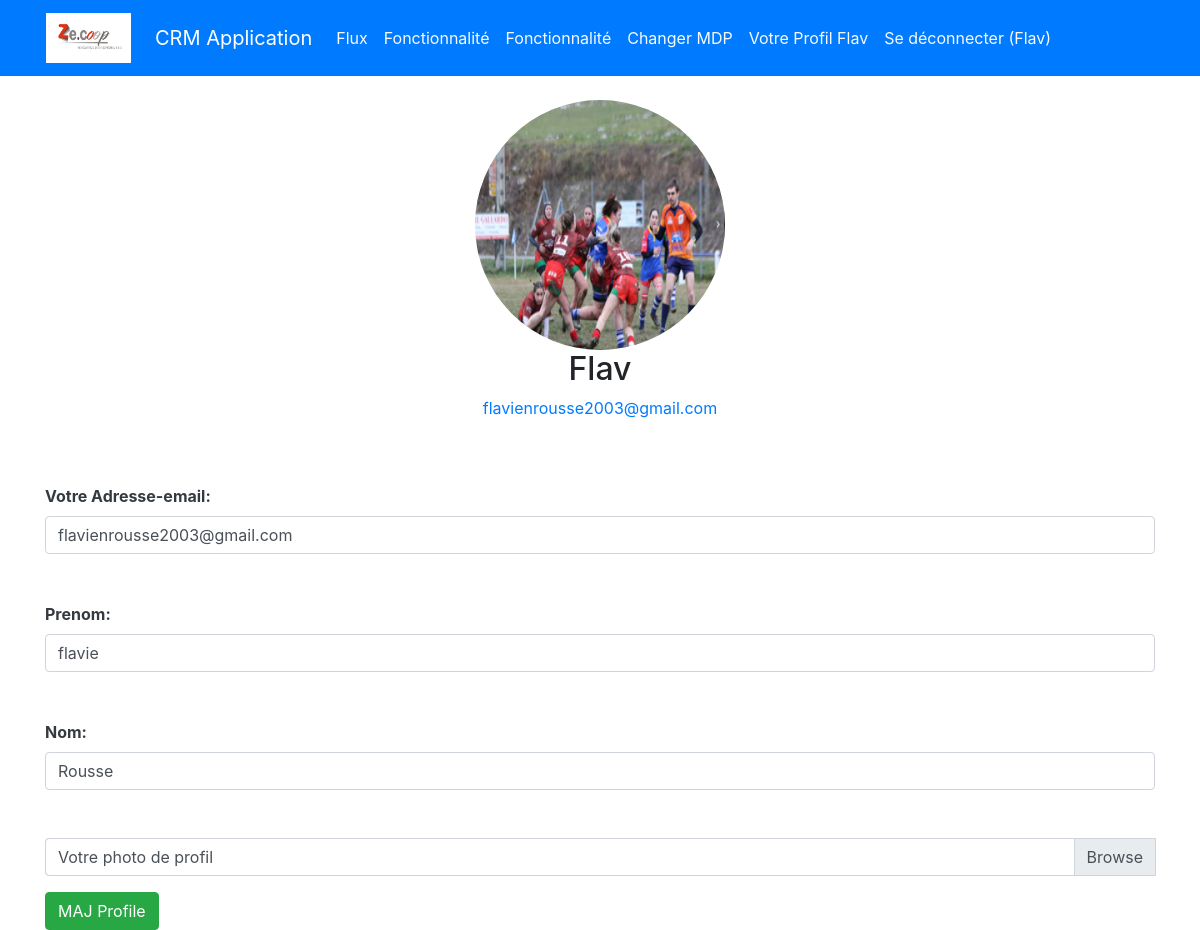
Page /profile/ (signed in) on the earlier database version.
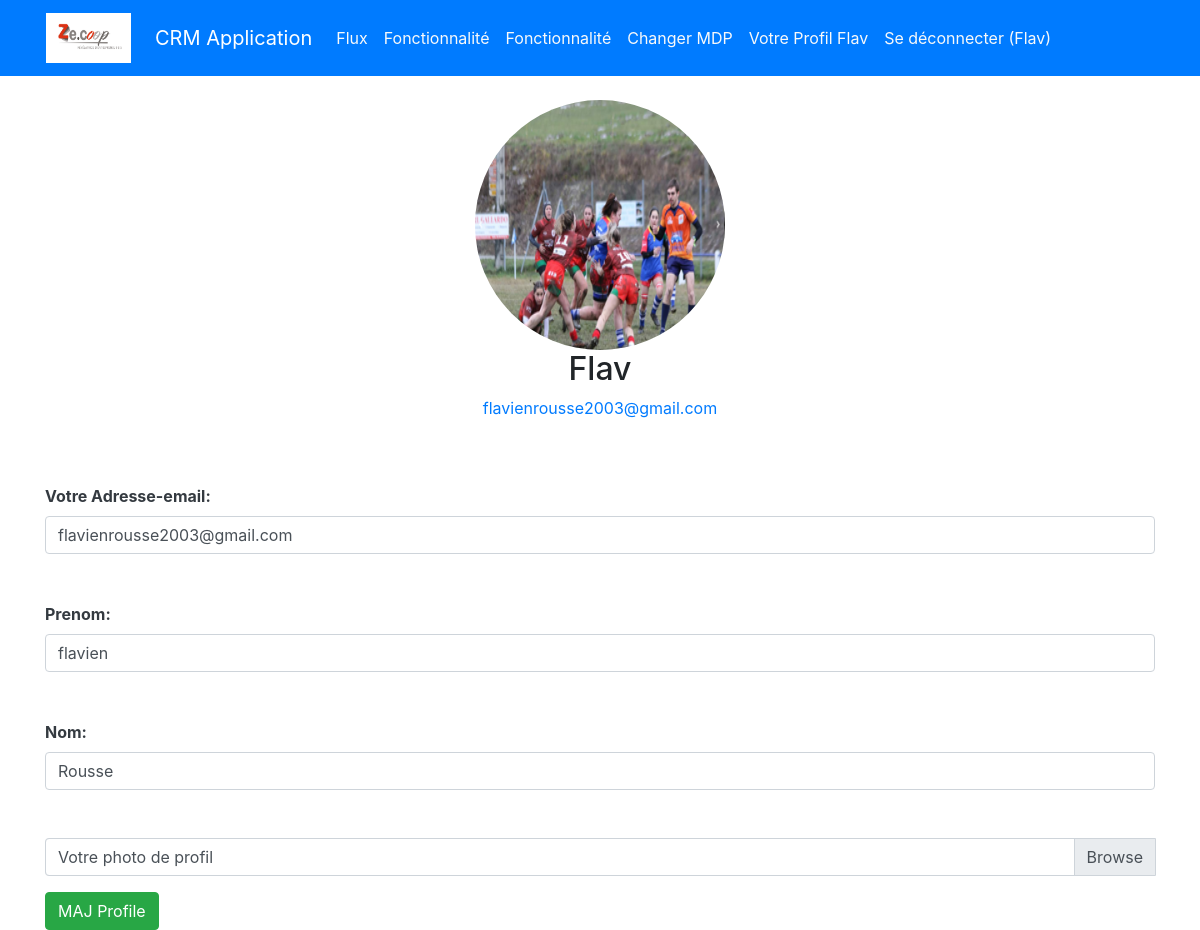
Same page on the later database version.
### authentification/models.py (models this page shows, shortened)
class User(AbstractUser):
    pass

class Profile(models.Model):
    user = models.OneToOneField(User, on_delete=models.CASCADE)
    avatar = models.ImageField(default='avatar.jpg', upload_to='profile_avatars')

### authentification/views.py (the view)
# urls.py: path('profile/',authentification.views.profile , name='profile'),
@login_required
def profile(request):
    if request.method == 'POST':
        u_form = UserUpdateForm(request.POST, instance=request.user)
        p_form = ProfileUpdateForm(request.POST, request.FILES, instance=request.user.profile)
        if u_form.is_valid() and p_form.is_valid():
            u_form.save()
            p_form.save()
            messages.success(request, f'Votre compte a été modifié!')
            return redirect('profile')
    else:
        u_form = UserUpdateForm(instance=request.user)
        p_form = ProfileUpdateForm(instance=request.user.profile)
    context = {
        'u_form': u_form,
        'p_form': p_form,
        'title': 'Profile'
    }
    return render(request, 'authentification/profile.html', context)

### authentification/forms.py
class UserUpdateForm(forms.ModelForm):
    class Meta:
        model = User
        fields = ['email', 'first_name', 'last_name',]

class ProfileUpdateForm(forms.ModelForm):
    class Meta:
        model = Profile
        fields = ['avatar']

### authentification/templates/authentification/profile.html (shortened to what this page needs)
{% extends 'base.html' %}
{% block content %}
<div class="center"></br>
	<form method="POST" enctype="multipart/form-data" class="container">
	    {% if user.profile %}
		<div class="text-center">
			<img class = "rounded-circle" width=250 height=250 src="{{user.profile.avatar.url}}"
			    alt="{{ user.username }}" class="avatar rounded mx-auto d-block"  accept=".jpg,.jpeg,.png"/>
		</div>
	    {% endif %}
	<div class="row" >
		<div class = "col">
	       <h2 class="text-center">{{ user.username | title }}</h2>
	       <p class="text-center"><a href="mailto:{{user.email}}">{{user.email}}</a></p></br></br>
		   <label class="font-weight-bold text-dark" for="email">Votre Adresse-email:</label>
		   <input  type="email" class="form-control " id="email" name="email" value="{{user.email}}" /></br></br>
		<label class="font-weight-bold text-dark"  for="first_name">Prenom:</label>
		<input type="first_name" class="form-control" id="first_name" name="first_name" value="{{user.first_name}}" /></br></br>
		<label class="font-weight-bold text-dark" for="last_name">Nom:</label>
		<input type="last_name" class="form-control" id="last_name" name="last_name" value="{{user.last_name}}" /></br></br>
		<div class="input-group mb-3">
			<div class="custom-file">
			  <label class="custom-file-label " for="avatar"> Votre photo de profil</label>
			</div>
		</div>
	    <button type="submit" class="btn btn-success" data-toggle="button" aria-pressed="false" autocomplete="off">MAJ Profile</button>
		</div>
	</div>
	</form>
</div>
{% endblock content %}

### templates/base.html (shortened to what this page needs)
<!doctype html>
{% load static %}
<html lang="en">
<head>
    <link rel="stylesheet" href="https://cdn.jsdelivr.net/npm/bootstrap@4.3.1/dist/css/bootstrap.min.css"
>
</head>
<body>
<div class="bg-primary">
    <div class="container">
        <div class="row">
            <nav class="col navbar navbar-expand-lg navbar-dark">
                <img class="navbar-brand mr-4" src="{% static 'logo.jpg' %}" width="85" height="60" alt="Logo" accept=".jpg,.jpeg,.png"></br>
                <a class="navbar-brand" href="{% url 'home' %}">CRM Application</a>
                <div id="navbarContent" class="collapse navbar-collapse">
                    <ul class="navbar-nav">
                        {% if user.is_authenticated %}
                        <li class="nav-item ">
                            <a class="nav-link text-light"
                               href="{% url 'home' %}">Flux</a>
                        <li class="nav-item">
                            <a class="nav-link text-light"
                               href="{% url 'home' %}">Fonctionnalité</a>
                        </li>
                        <li class="nav-item">
                            <a class="nav-link text-light"
                               href="{% url 'home' %}">Fonctionnalité</a>
                        </li>
                        <li class="nav-item ">
                            <a class="nav-link text-light"
                               href="{% url 'password_change' %}">Changer
                                MDP</a>
                        </li>
                        <li class="nav-item ">
                            <a class= "nav-link text-light"href="{% url 'profile' %}" title="Update my profile">Votre Profil {{request.user | title}}</a>
                        </li>
                        <li class="nav-item ">
                            <a class="nav-link text-light" href="{% url 'logout' %}">Se
                                déconnecter ({{ request.user }})</a>
                        {% endif %}
                    </ul>
                </div>
            </nav>
        </div>
    </div>
</div>
{% block content %}
{% endblock content %}
</body>
</html>

Differences in the rows shown:
changed User "Flav": first_name "flavie" → "flavien"
